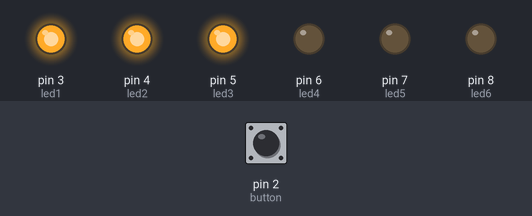
This sketch was run on a simulated Arduino Uno, built with avr-gcc and run on an emulated ATmega328P. On the bench: output pins drawn as LEDs (lit = HIGH). Dashed ring = blinking. Inputs (shaded band) come from the test bench; at power-on: pin 2 (button) LOW.

Above: at 1.2 s.
1.3 s: pin 2 (button) pulled HIGH for 0.15 s
At 2.8 s:
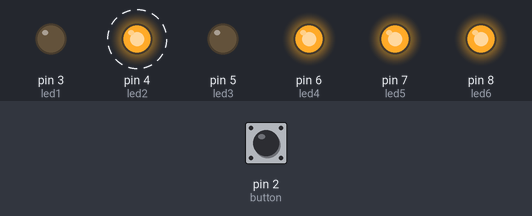
4.4 s: pin 2 (button) pulled HIGH for 1 s
At 5.2 s:
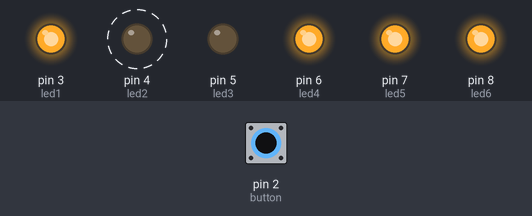
8.4 s: pin 2 (button) pulled HIGH for 3.2 s
At 11.2 s:
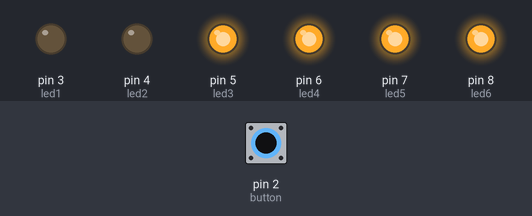
13.9 s: pin 2 (button) pulled HIGH for 1 s
At 16.0 s:
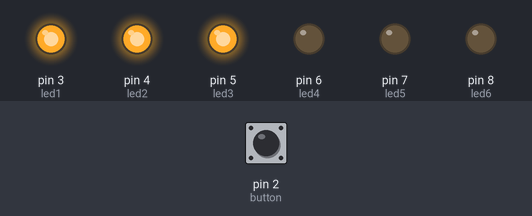
Timing chart, 0 to 17.4 s (numbered marks = the images above; inputs shaded):
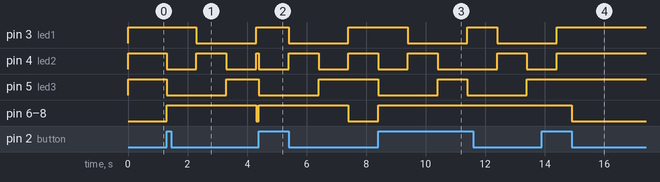

Measured:
- after the input at 1.3 s, pin 3 (led1): HIGH → LOW after 1.0 s, → HIGH 2.0 s later; pin 4 (led2): alternates HIGH for 1.0 s and LOW for 1.0 s, starting at once; pin 5 (led3): HIGH → LOW at once, → HIGH 2.0 s later; pin 6 (led4), pin 7 (led5), pin 8 (led6): LOW → HIGH at once, → LOW 3.0 s later
- after the input at 4.4 s, pin 3 (led1): HIGH → LOW after 1.0 s, → HIGH 2.0 s later; pin 4 (led2): alternates HIGH for 1.0 s and LOW for 1.0 s, starting at once; pin 5 (led3): HIGH → LOW at once, → HIGH 2.0 s later; pin 6 (led4), pin 7 (led5), pin 8 (led6): LOW → HIGH at once, → LOW 3.0 s later
- after the input at 8.4 s, pin 3 (led1): HIGH → LOW after 1.0 s, → HIGH 2.0 s later, → LOW 1.0 s later; pin 4 (led2): goes LOW 1.0 s, HIGH 1.0 s, LOW 2.0 s, HIGH 1.0 s, then LOW, starting at once; pin 5 (led3): alternates HIGH for 1.0 s and LOW for 2.0 s, starting at once; pin 6 (led4), pin 7 (led5), pin 8 (led6): LOW → HIGH at once
- after the input at 13.9 s, pin 6 (led4), pin 7 (led5), pin 8 (led6): HIGH → LOW after 1.0 s instead of 0.50 s

The sketch:

21127329.ino
```cpp
// C++ code

int button = 2;
int led1 = 3;
int led2 = 4;
int led3 = 5;
int led4 = 6;
int led5 = 7;
int led6 = 8;

long buttonPressTime = 0;

void setup() {
  pinMode(button, INPUT);

  pinMode(led1, OUTPUT);
  pinMode(led2, OUTPUT);
  pinMode(led3, OUTPUT);
  pinMode(led4, OUTPUT);
  pinMode(led5, OUTPUT);
  pinMode(led6, OUTPUT);
}

void loop() {
  int buttonState = digitalRead(button);
  if (buttonState == HIGH) {
    if (buttonPressTime == 0) {
      buttonPressTime = millis();
    }

    //unsigned long buttonHoldTime = millis() - buttonPressTime;
    if (millis()- buttonPressTime < 6000) {
    //Turn on led 4,5 and 6
      digitalWrite(led4, HIGH);
      digitalWrite(led5, HIGH);
      digitalWrite(led6, HIGH);
      digitalWrite(led1, LOW);
      digitalWrite(led2, LOW);
      digitalWrite(led3, LOW);
    // Blink 1,2,3 for 1 seconds
      digitalWrite(led1, HIGH);
      delay(1000);
      digitalWrite(led1, LOW);
      digitalWrite(led2, HIGH);
      delay(1000);
      digitalWrite(led2, LOW);
      digitalWrite(led3, HIGH);
      delay(1000);
      digitalWrite(led3, LOW);
    }
    // Check if button is held too long
    // All leds turn on
    if (millis()- buttonPressTime > 6000) {
      digitalWrite(led1, HIGH);
      digitalWrite(led2, HIGH);
      digitalWrite(led3, HIGH);
	}
  }
  else {
    // 1,2,3 on - 4,5,6 off
 	digitalWrite(led1, HIGH);
    digitalWrite(led2, HIGH);
    digitalWrite(led3, HIGH);

    digitalWrite(led4, LOW);
    digitalWrite(led5, LOW);
    digitalWrite(led6, LOW);
    //Reset press time
    buttonPressTime = 0;
  }

}
```
